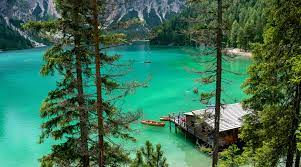
%> input picture histogram_equalization/image.jpg, 301 x 167 px
$ octave histogram_manual.m   (GNU Octave 9; MATLAB toolbox functions it lacks are replaced by stand-ins)
%> lines starting %> are read from the running program, lines starting %| are printed output that depends on the picture
%Histogram equalization with manual method
%Author : Mann Manohar
clc
clear all
close all

% Open a dialog box for selecting an image file
[filename, pathname] = uigetfile({'*.jpg;*.jpeg;*.png;*.bmp', 'Image Files (*.jpg,*.jpeg,*.png,*.bmp)';
                                '*.*', 'All Files (*.*)'}, ...
                                'Select an Image File');
%> the answer given: image.jpg

% Error handling
if isequal(filename,0) || isequal(pathname,0)
    disp('User canceled file selection');
    return;
else
    fullpath = fullfile(pathname, filename);
    img = imread(fullpath);
%> img is the input picture: size 167x301x3 uint8; mean R, G, B 57.8, 112, 84.7
end

% Convert to grayscale
gray_img = rgb2gray(img);
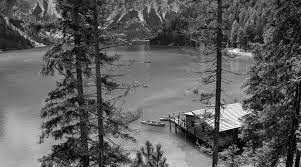
%> gray_img: size 167x301 uint8; min 0, max 255, mean 92.6

% Calculate histogram of original image
[counts, bins] = histcounts(gray_img, 256, 'Normalization', 'probability');
%> counts = 256 values, max 0.0101 at index 123, min 1.99e-05 at index 245, mean 0.00391; bins = 257 values from 0 to 255
cdf = cumsum(counts);
%> cdf = 256 values from 0.000179 to 1

% Manual Histogram Equalization
% Step 1: Get image dimensions
[M, N] = size(gray_img);
%> M = 167; N = 301
total_pixels = M * N;
%> total_pixels = 50267

% Step 2: Calculate frequency of each intensity level (0-255)
freq = zeros(256, 1);
for i = 1:M
    for j = 1:N
        value = gray_img(i,j);
        freq(value + 1) = freq(value + 1) + 1;
    end
end
%> after the loop, freq = 256 values, max 506 at index 123, min 0 at index 256, mean 196.4

% Step 3: Calculate probability distribution
pdf = freq / total_pixels;
%> pdf = 256 values, max 0.0101 at index 123, min 0 at index 256, mean 0.00391

% Step 4: Calculate cumulative distribution function
cdf = zeros(256, 1);
cdf(1) = pdf(1);
for i = 2:256
    cdf(i) = cdf(i-1) + pdf(i);
end

% Step 5: Scale CDF to 0-255 range and create mapping
mapping = round(cdf * 255);
%> mapping = 256 values from 0 to 255

% Step 6: Apply mapping to create equalized image
eq_img = zeros(M, N, 'uint8');
for i = 1:M
    for j = 1:N
        eq_img(i,j) = mapping(gray_img(i,j) + 1);
    end
end
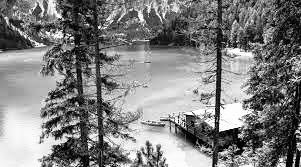
%> eq_img: size 167x301 uint8; min 0, max 255, mean 128.3

% Calculate histogram of equalized image
[eq_counts, eq_bins] = histcounts(eq_img, 256, 'Normalization', 'probability');
%> eq_counts = 256 values, max 0.0101 at index 182, min 0 at index 16, mean 0.00391; eq_bins = 257 values from 0 to 255
eq_cdf = cumsum(eq_counts);
%> eq_cdf = 256 values from 0.00187 to 1

% Create visualization
figure('Position', [100 100 1200 800]);

% First row - Original image and its histograms
subplot(2,3,1);
imshow(gray_img);
title('Original Grayscale Image');

subplot(2,3,2);
bar(bins(1:end-1), counts, 'b');
title('Original Histogram');
xlabel('Pixel Value');
ylabel('Probability');
grid on;

subplot(2,3,3);
plot(bins(1:end-1), cdf, 'r', 'LineWidth', 1.5);
title('Original Cumulative Histogram');
xlabel('Pixel Value');
ylabel('Cumulative Probability');
grid on;

% Second row - Equalized image and its histograms
subplot(2,3,4);
imshow(eq_img);
title('Manually Equalized Image');

subplot(2,3,5);
bar(eq_bins(1:end-1), eq_counts, 'b');
title('Equalized Histogram');
xlabel('Pixel Value');
ylabel('Probability');
grid on;

subplot(2,3,6);
plot(eq_bins(1:end-1), eq_cdf, 'r', 'LineWidth', 1.5);
title('Equalized Cumulative Histogram');
xlabel('Pixel Value');
ylabel('Cumulative Probability');
grid on;

% Add main title to the figure
sgtitle(['Manual Image Histogram Equalization Analysis: ' filename]);
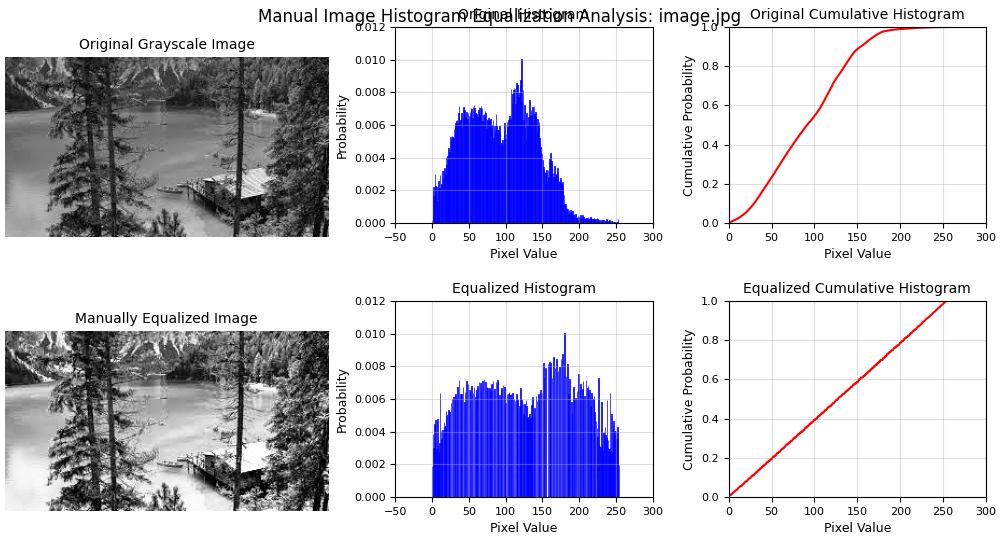
%> figure redrawn from the program's plot data, 6 panels
